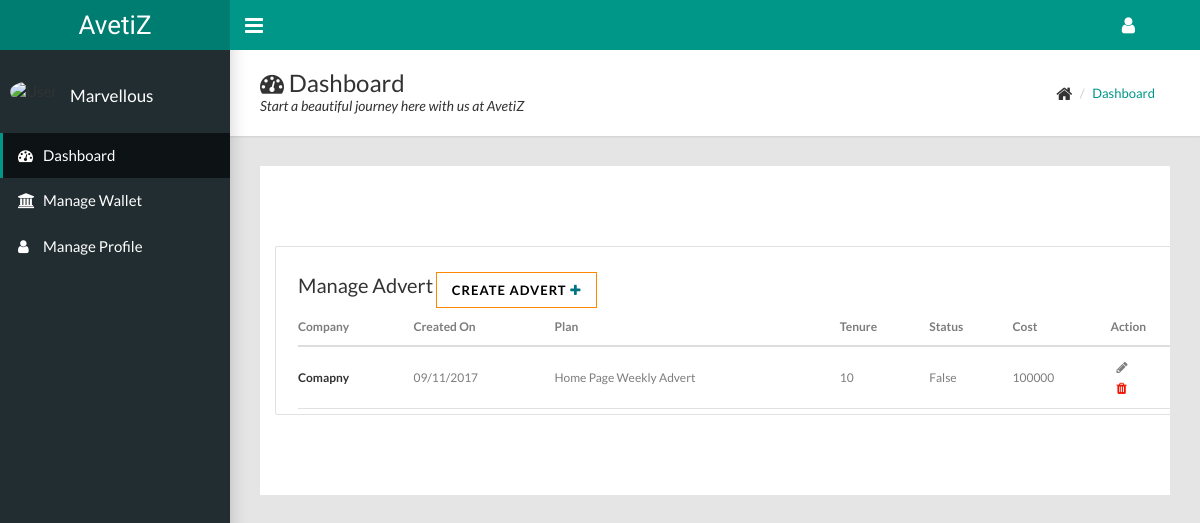
The app's page /dashboard/advert_list/ (signed in) with its own data.
### advert/models.py (models this page shows, shortened)
class Advert(models.Model):
	company=models.CharField(max_length=70)
	advert_banner=models.ImageField(upload_to='media')
	advert_desc=models.TextField()
	duration=models.IntegerField()
	status=models.BooleanField(default=False)
	publisher=models.ForeignKey(User, null=True)
	payt_status=models.BooleanField(default=False)
	created_on=models.DateField(auto_now=True)
	plan=models.ForeignKey(advertPlan, null=True)
	advert_cost=models.IntegerField(null=True)
	link=models.URLField(null=True)

class advertPlan(models.Model):
	name=models.CharField(max_length=50)
	frequency=models.CharField(max_length=50, choices=(('Weekly','Weekly'),('Daily','Daily'),('Monthly','Monthly')))
	cost=models.IntegerField()
	page=models.CharField(max_length=50,choices=(('home','home'),('detail','detail')))

### advert/views.py (the view)
class AdvertListView(LoginRequiredMixin,ListView):
	model=Advert
	template_name='advert/advert.html'
	login_url='account/login'
	context_object_name='adverts'
	def get_queryset(self):
		return Advert.objects.filter(publisher=self.request.user)

### advert/templates/advert/advert.html (shortened to what this page needs)
{% extends 'advert/base.html' %}
{% block content %}
<main id="maincontent">
  <section class="manage">
    <div class="container">
      <div class="row">
      	<div class="col-md-10 js-post-list ">
      	<div class="panel-body">
		  <div class="job_title">Manage Advert</div>
		  <button class="createbtn btn btn-primary js-add-advert " data-url="{% url 'advert:create_advert' %}">Create Advert <i class="fa fa-plus" style="color:#017583;"></i></button>
		    <table class="table" id="product-table">
		      <thead >
		      	<tr>
			          <th class="mobile_no"><strong>Company</strong></th>
			          <th class="mobile_no"><strong>Created On</strong></th>
			          <th class=""><strong>Plan</strong></th>
			          <th><strong>Tenure</strong></th>
			          <th><strong>Status</strong></th>
			          <th><strong>Cost</strong></th>
			          <th><strong>Action</strong></th>
			    </tr>
		      </thead>
		      <tbody>
          			{% include 'advert/includes/partial_advert_list.html' %}
			   </tbody>
			</table>
			</div>
         </div>
      </div>
    </div>
  </section>
</main>
{% endblock %}

### advert/templates/advert/base.html (shortened to what this page needs)
{% load static %}
<!DOCTYPE html>
<html>
  <head>
    <link rel="stylesheet" type="text/css" href="{% static 'css/main.css' %}">
     <link rel="stylesheet" type="text/css" href="{% static 'css/dash.css' %}">
    <link rel="stylesheet" type="text/css" href="https://maxcdn.bootstrapcdn.com/font-awesome/4.7.0/css/font-awesome.min.css">
  </head>
  <body class="sidebar-mini fixed">
    <div class="wrapper">
      <header class="main-header hidden-print"><a class="logo" href="{% url 'blog:post_list' %}">AvetiZ</a>
        <nav class="navbar navbar-static-top">
          <a class="sidebar-toggle" href="#" data-toggle="offcanvas"></a>
          <div class="navbar-custom-menu">
            <ul class="top-nav">
              <li class="dropdown"><a class="dropdown-toggle" href="#" data-toggle="dropdown" role="button" aria-haspopup="true" aria-expanded="false"><i class="fa fa-user fa-lg"></i></a>
              </li>
            </ul>
          </div>
        </nav>
      </header>
      <aside class="main-sidebar hidden-print">
        <section class="sidebar">
          <div class="user-panel">
            <div class="pull-left image"><img class="img-circle" src="https://s3.amazonaws.com/uifaces/faces/twitter/jsa/48.jpg" alt="User Image"></div>
            <div class="pull-left info">
              <p style="text-transform:capitalize;" >{{request.user.first_name}}</p>
            </div>
          </div>
          <ul class="sidebar-menu">
            <li class="active"><a href="{% url 'advert:dashboard' %}"><i class="fa fa-dashboard"></i><span>Dashboard</span></a></li>
            <li><a href="{% url 'advert:transaction_list' %}"><i class="fa fa-bank"></i><span>Manage Wallet</span></a></li>
            <li><a href="{% url 'advert:profile' %}"><i class="fa fa-user"></i><span>Manage Profile</span></a></li>
          </ul>
        </section>
      </aside>
      {% if xyzw %}
        {% block profile %}{% endblock %}
      {% else %}
      <div class="content-wrapper">
        <div class="page-title">
          <div>
            <h1><i class="fa fa-dashboard"></i> Dashboard</h1>
            <p>Start a beautiful journey here with us at AvetiZ</p>
          </div>
          <div>
            <ul class="breadcrumb">
              <li><i class="fa fa-home fa-lg"></i></li>
              <li><a href="{% url 'advert:dashboard'%}">Dashboard</a></li>
            </ul>
          </div>
        </div>
        {% block content %}{% endblock %}
      </div>
    {% endif %}
    </div>
  </body>
</html>

### advert/templates/advert/includes/partial_advert_list.html
  {% for advert in adverts %}
        <tr>
          <td class="mobile_no"><h1><strong>{{advert.company}}</strong></h1></td>
          <td class="mobile_no">{{advert.created_on|date:"SHORT_DATE_FORMAT"}}</td>
          <td class="">{{advert.plan.name}}</td>
          <td>{{advert.duration}}</td>
          <td>{{advert.status}}</td>
          <td>{{advert.advert_cost}}</td>
          <td> <button data-toggle="tooltip"  title="Edit Advert" data-url="{% url 'advert:update_advert' advert.id %}"  class="js-update-product buttonicon"><span><i  class="fa fa-pencil" ></i></span></button>
          <br>
          <button data-toggle="tooltip"  title="Delete Advert" data-url="{% url 'advert:delete_advert' advert.id %}"  class="js-delete-product buttonicon"><span><i style="color:#f11300 ; " class="fa fa-trash"></i></span></button>
          <br>
          </td>
        </tr>
{% endfor %}

### blog/static/css/dash.css (style rules this page uses)
a { text-decoration: none; }
#maincontent { padding: 80px 0px; position: relative; overflow: hidden; float: left; width: 100%; }
.manage .panel-body { padding-bottom: 5px; }
.panel-body { border: solid 1px #e1e1e1; border-radius: 2px; padding: 22px; position: relative; }
.job_title { color: #333; font-size: 20px; line-height: 33px; font-weight: 500; display:inline; }
.table { margin-bottom: 0px; }
tr { border-bottom: solid 1px #e1e1e1; }
.manage .table>thead>tr>th { padding-left: 0px; }
.table>thead>tr>th { font-size: 13px; color: #333; }
.table>tbody>tr>td, .table>tbody>tr>th, .table>tfoot>tr>td, .table>tfoot>tr>th, .table>thead>tr>td, .table>thead>tr>th { border-top: 0px; font-size: 12px; vertical-align: middle; color: #7d7d7d; padding: 10px; padding-left: 0px; }
.table>tbody>tr>td h1 { font-size: 12px; color: #333; line-height: 30px; font-weight: 500; margin: 0px; }
.table>tbody>tr>td span { color: #7d7d7d; font-size: 13px; display: block; }
.createbtn { border-radius:0px; background:transparent; border-style: solid; border-color: #ff8800; border-width: 1px; color:#000; }
.buttonicon { background-color: transparent; border-style: none; }
#maincontent { background-color: #fff; }

### records on screen
Advert: company "Comapny", created_on "09/11/2017", plan.name "Home Page Weekly Advert", duration "10", status "False", advert_cost "100000"

### other values on screen
{{ request.user.first_name }} "Marvellous"
